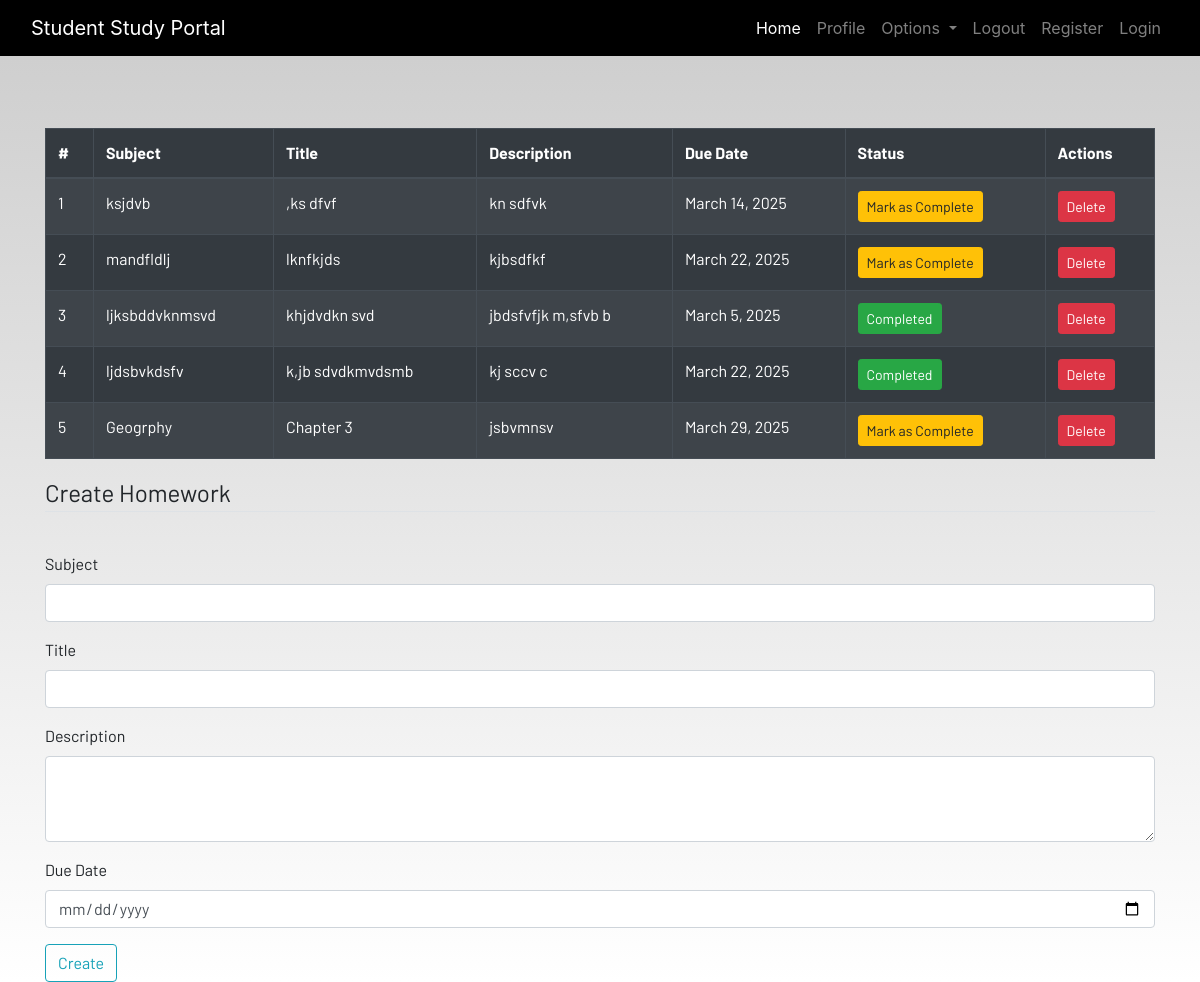
Screenshot of /homework/ (signed in) with the database file from the repository.
### dashboard/models.py (models this page shows, shortened)
class Homework(models.Model):
    user = models.ForeignKey(User, on_delete=models.CASCADE)
    subject = models.CharField(max_length=50)
    title = models.CharField(max_length=100)
    description = models.TextField()
    due = models.DateTimeField()
    is_finished = models.BooleanField(default=False)

### dashboard/views.py (the view)
# urls.py: path('homework/', views.homeWork, name="homework"),
def homeWork(request):
    if request.method == 'POST':
        form = HomeworkForm(request.POST)
        if form.is_valid():
            homework = form.save(commit=False)
            homework.user = request.user
            homework.save()
            messages.success(request, "Homework added successfully!")
            return redirect('homework')
    else:
        form = HomeworkForm()
    homeworks = Homework.objects.filter(user=request.user)
    context = {'homeworks': homeworks, 'form': form}
    return render(request, 'dashboard/homework.html', context)

### dashboard/forms.py
class HomeworkForm(forms.ModelForm):
    due = forms.DateField(
        widget=forms.DateInput(attrs={'type': 'date', 'class': 'form-control'}),
        input_formats=['%Y-%m-%d'],
    )
    class Meta:
        model = Homework
        fields = ['subject', 'title', 'description', 'due']
        widgets = {
            'subject': forms.TextInput(attrs={'class': 'form-control'}),
            'title': forms.TextInput(attrs={'class': 'form-control'}),
            'description': forms.Textarea(attrs={'class': 'form-control', 'rows': 3}),
        }

### dashboard/templates/dashboard/homework.html (shortened to what this page needs)
{% extends 'dashboard/base.html' %}
{% load static %}
{% block content %}
<div class="container mt-4">
    <table class="table table-striped table-bordered table-hover table-dark">
        <thead>
            <tr>
                <th>#</th>
                <th>Subject</th>
                <th>Title</th>
                <th>Description</th>
                <th>Due Date</th>
                <th>Status</th>
                <th>Actions</th>
            </tr>
        </thead>
        <tbody>
            {% for homework in homeworks %}
            <tr>
                <td>{{ forloop.counter }}</td>
                <td>{{ homework.subject }}</td>
                <td>{{ homework.title }}</td>
                <td>{{ homework.description }}</td>
                <td>{{ homework.due|date:"F j, Y" }}</td>
                <td>
                    <form method="POST" action="{% url 'update-homework' homework.id %}">
                        <button type="submit" class="btn btn-sm {% if homework.is_finished %}btn-success{% else %}btn-warning{% endif %}">
                            {% if homework.is_finished %}
                                Completed
                            {% else %}
                                Mark as Complete
                            {% endif %}
                        </button>
                    </form>
                </td>
                <td>
                    <a href="{% url 'delete-homework' homework.id %}" class="btn btn-danger btn-sm">Delete</a>
                </td>
            </tr>
            {% empty %}
            <tr>
                <td colspan="7" class="text-center">No homework found. Add some!</td>
            </tr>
            {% endfor %}
        </tbody>
    </table>
</div>
<div class="container">
    <form method="POST">
        <fieldset class="form-group">
            <legend class="border-bottom mb-4">Create Homework</legend>
        </fieldset>
        <div class="form-group">
            <label for="id_subject">Subject</label>
            {{ form.subject }}
        </div>
        <div class="form-group">
            <label for="id_title">Title</label>
            {{ form.title }}
        </div>
        <div class="form-group">
            <label for="id_description">Description</label>
            {{ form.description }}
        </div>
        <div class="form-group">
            <label for="id_due">Due Date</label>
            {{ form.due }}
        </div>
        <button class="btn btn-outline-info" type="submit">Create</button>
    </form>
</div>
{% endblock content %}

### static/css/main.css (style rules this page uses)
html { scroll-behavior: smooth; height: 100%; width: 100%; }
a { text-decoration: none !important; color: black; }
html, body { max-width: 100%; overflow-x: hidden; height: 100%; width: 100%; }
body { background: linear-gradient(rgba(0, 0, 0, 0.2), rgba(255, 255, 255, 0.5)); overflow-x: hidden; background-repeat: no-repeat; }

### rows the page displays
Homework: subject "ksjdvb", title ",ks dfvf", description "kn sdfvk", due "March 14, 2025", is_finished "Mark as Complete"
Homework: subject "mandfldlj", title "lknfkjds", description "kjbsdfkf", due "March 22, 2025", is_finished "Mark as Complete"
Homework: subject "ljksbddvknmsvd", title "khjdvdkn svd", description "jbdsfvfjk m,sfvb b", due "March 5, 2025", is_finished "Completed"
Homework: subject "ljdsbvkdsfv", title "k,jb sdvdkmvdsmb", description "kj sccv c", due "March 22, 2025", is_finished "Completed"
Homework: subject "Geogrphy", title "Chapter 3", description "jsbvmnsv", due "March 29, 2025", is_finished "Mark as Complete"
